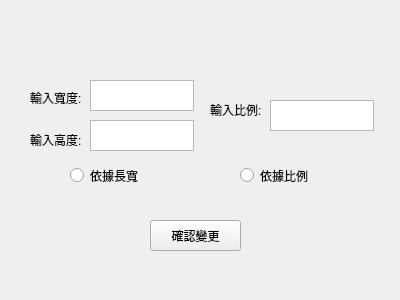
<?xml version="1.0" encoding="UTF-8"?>
<ui version="4.0">
 <class>Form</class>
 <widget class="QWidget" name="Form">
  <property name="geometry">
   <rect>
    <x>0</x>
    <y>0</y>
    <width>400</width>
    <height>300</height>
   </rect>
  </property>
  <property name="windowTitle">
   <string>Form</string>
  </property>
  <widget class="QPushButton" name="mConfirmBtn">
   <property name="geometry">
    <rect>
     <x>150</x>
     <y>220</y>
     <width>91</width>
     <height>31</height>
    </rect>
   </property>
   <property name="text">
    <string>確認變更</string>
   </property>
  </widget>
  <widget class="QRadioButton" name="mXYRadio">
   <property name="geometry">
    <rect>
     <x>70</x>
     <y>160</y>
     <width>83</width>
     <height>31</height>
    </rect>
   </property>
   <property name="text">
    <string>依據長寬</string>
   </property>
  </widget>
  <widget class="QRadioButton" name="mScaleRadio">
   <property name="geometry">
    <rect>
     <x>240</x>
     <y>160</y>
     <width>83</width>
     <height>31</height>
    </rect>
   </property>
   <property name="text">
    <string>依據比例</string>
   </property>
  </widget>
  <widget class="QLabel" name="mWidthHint">
   <property name="geometry">
    <rect>
     <x>30</x>
     <y>90</y>
     <width>51</width>
     <height>16</height>
    </rect>
   </property>
   <property name="text">
    <string>輸入寬度:</string>
   </property>
  </widget>
  <widget class="QLabel" name="mHeightHint">
   <property name="geometry">
    <rect>
     <x>30</x>
     <y>130</y>
     <width>61</width>
     <height>20</height>
    </rect>
   </property>
   <property name="text">
    <string>輸入高度:</string>
   </property>
  </widget>
  <widget class="QLabel" name="mScaleHint">
   <property name="geometry">
    <rect>
     <x>210</x>
     <y>100</y>
     <width>51</width>
     <height>20</height>
    </rect>
   </property>
   <property name="text">
    <string>輸入比例:</string>
   </property>
  </widget>
  <widget class="QPlainTextEdit" name="mInputWidth">
   <property name="geometry">
    <rect>
     <x>90</x>
     <y>80</y>
     <width>104</width>
     <height>31</height>
    </rect>
   </property>
  </widget>
  <widget class="QPlainTextEdit" name="mInputHeight">
   <property name="geometry">
    <rect>
     <x>90</x>
     <y>120</y>
     <width>104</width>
     <height>31</height>
    </rect>
   </property>
  </widget>
  <widget class="QPlainTextEdit" name="mInputScale">
   <property name="geometry">
    <rect>
     <x>270</x>
     <y>100</y>
     <width>104</width>
     <height>31</height>
    </rect>
   </property>
  </widget>
 </widget>
 <resources/>
 <connections/>
</ui>
